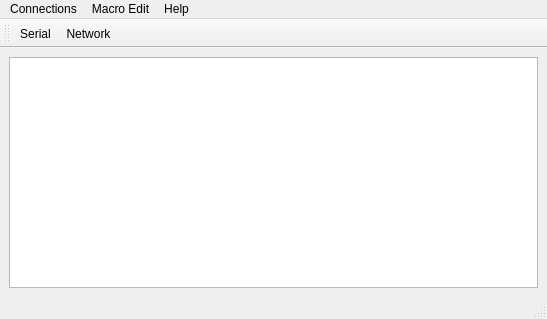
<?xml version="1.0" encoding="UTF-8"?>
<ui version="4.0">
 <class>MainWindow</class>
 <widget class="QMainWindow" name="MainWindow">
  <property name="geometry">
   <rect>
    <x>0</x>
    <y>0</y>
    <width>547</width>
    <height>319</height>
   </rect>
  </property>
  <property name="windowTitle">
   <string>MainWindow</string>
  </property>
  <widget class="QWidget" name="centralwidget">
   <layout class="QGridLayout" name="gridLayout">
    <item row="0" column="0">
     <widget class="QListWidget" name="listWidget"/>
    </item>
   </layout>
  </widget>
  <widget class="QMenuBar" name="menubar">
   <property name="geometry">
    <rect>
     <x>0</x>
     <y>0</y>
     <width>547</width>
     <height>21</height>
    </rect>
   </property>
   <widget class="QMenu" name="menuNew_connect">
    <property name="title">
     <string>Connections</string>
    </property>
    <property name="toolTipsVisible">
     <bool>true</bool>
    </property>
    <addaction name="actionOpen"/>
    <addaction name="actionSave"/>
    <addaction name="separator"/>
    <addaction name="actionSerial"/>
    <addaction name="actionNetwork"/>
    <addaction name="separator"/>
    <addaction name="actionExit"/>
    <addaction name="separator"/>
   </widget>
   <widget class="QMenu" name="menuMacro">
    <property name="toolTip">
     <string/>
    </property>
    <property name="title">
     <string>Macro Edit</string>
    </property>
    <addaction name="actionMacro1"/>
    <addaction name="actionMacro2"/>
    <addaction name="actionMacro3"/>
    <addaction name="actionMacro4"/>
    <addaction name="actionMacro5"/>
    <addaction name="actionMacro6"/>
    <addaction name="actionMacro7"/>
    <addaction name="actionMacro8"/>
    <addaction name="actionMacro9"/>
    <addaction name="actionMacro10"/>
   </widget>
   <widget class="QMenu" name="menuHelp">
    <property name="title">
     <string>Help</string>
    </property>
    <addaction name="actionMacro"/>
    <addaction name="actionInfo"/>
    <addaction name="actionASCII_tab"/>
   </widget>
   <addaction name="menuNew_connect"/>
   <addaction name="menuMacro"/>
   <addaction name="menuHelp"/>
  </widget>
  <widget class="QToolBar" name="toolBar">
   <property name="windowTitle">
    <string>toolBar</string>
   </property>
   <attribute name="toolBarArea">
    <enum>TopToolBarArea</enum>
   </attribute>
   <attribute name="toolBarBreak">
    <bool>false</bool>
   </attribute>
   <addaction name="actionSerial"/>
   <addaction name="actionNetwork"/>
  </widget>
  <widget class="QStatusBar" name="statusbar">
   <property name="accessibleName">
    <string/>
   </property>
   <property name="autoFillBackground">
    <bool>false</bool>
   </property>
  </widget>
  <action name="actionSerial">
   <property name="text">
    <string>Serial</string>
   </property>
  </action>
  <action name="actionNetwork">
   <property name="text">
    <string>Network</string>
   </property>
  </action>
  <action name="actionExit">
   <property name="text">
    <string>Exit</string>
   </property>
  </action>
  <action name="actionOpen">
   <property name="text">
    <string>Open CFG</string>
   </property>
  </action>
  <action name="actionSave">
   <property name="text">
    <string>Save CFG</string>
   </property>
  </action>
  <action name="actionMacro1">
   <property name="text">
    <string>Macro1</string>
   </property>
   <property name="toolTip">
    <string>Macro1</string>
   </property>
   <property name="statusTip">
    <string/>
   </property>
  </action>
  <action name="actionMacro2">
   <property name="text">
    <string>Macro2</string>
   </property>
   <property name="toolTip">
    <string>Macro2</string>
   </property>
  </action>
  <action name="actionMacro3">
   <property name="text">
    <string>Macro3</string>
   </property>
  </action>
  <action name="actionMacro4">
   <property name="text">
    <string>Macro4</string>
   </property>
  </action>
  <action name="actionMacro5">
   <property name="text">
    <string>Macro5</string>
   </property>
  </action>
  <action name="actionMacro6">
   <property name="text">
    <string>Macro6</string>
   </property>
  </action>
  <action name="actionMacro7">
   <property name="text">
    <string>Macro7</string>
   </property>
  </action>
  <action name="actionMacro8">
   <property name="text">
    <string>Macro8</string>
   </property>
  </action>
  <action name="actionMacro9">
   <property name="text">
    <string>Macro9</string>
   </property>
  </action>
  <action name="actionMacro10">
   <property name="text">
    <string>Macro10</string>
   </property>
  </action>
  <action name="actionMacro">
   <property name="text">
    <string>Macro</string>
   </property>
  </action>
  <action name="actionInfo">
   <property name="text">
    <string>Info</string>
   </property>
  </action>
  <action name="actionASCII_tab">
   <property name="text">
    <string>ASCII tab</string>
   </property>
  </action>
 </widget>
 <resources/>
 <connections/>
</ui>
